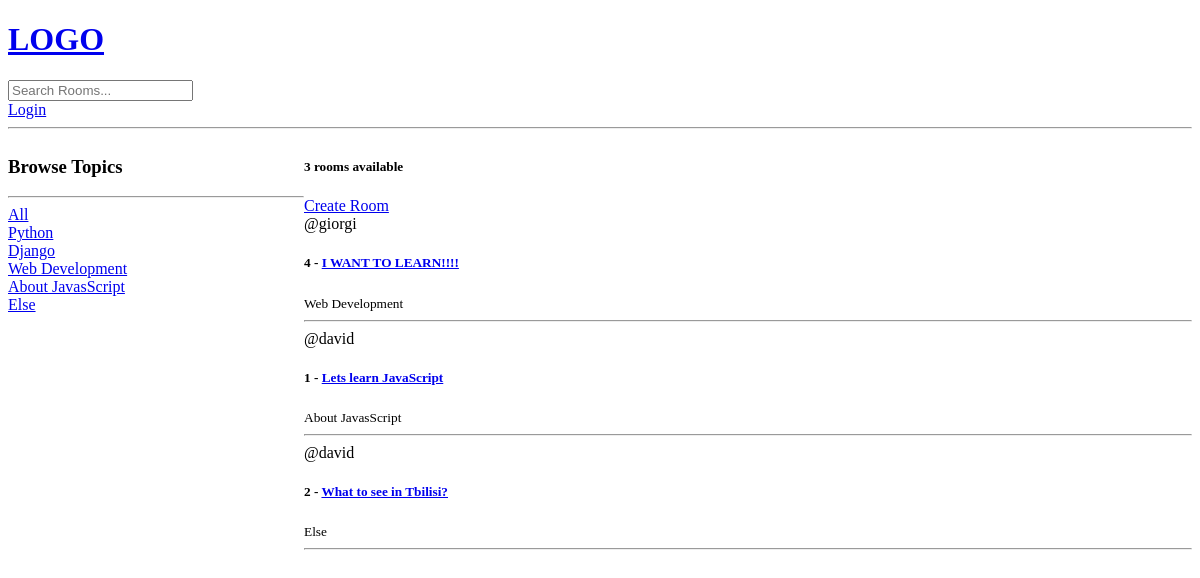
/, run on an earlier commit of the app's database.
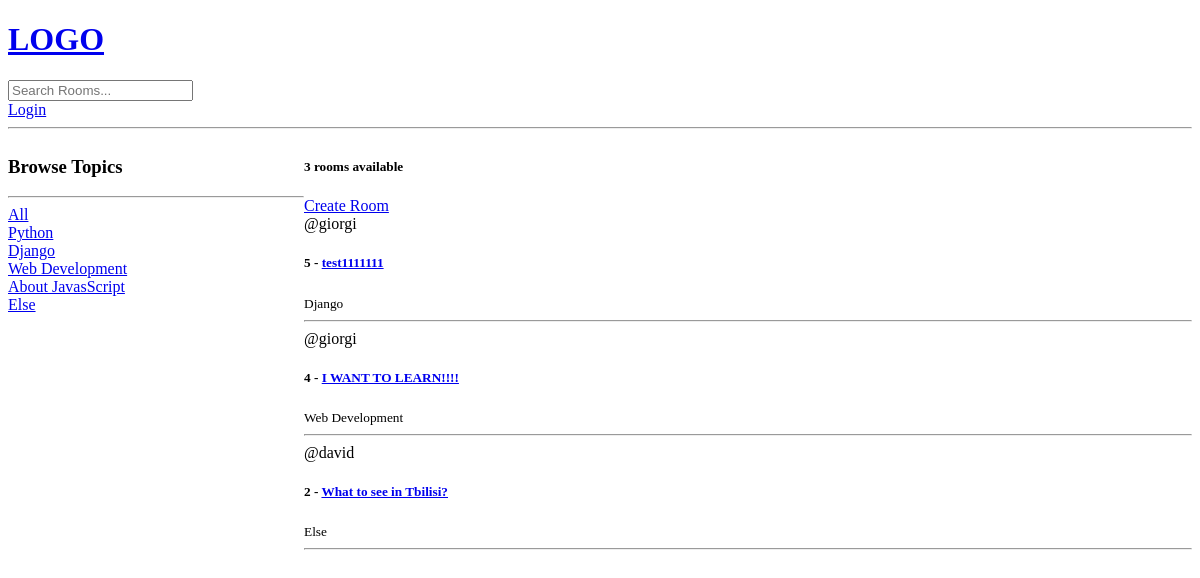
And on a later commit of the database.
### base/models.py (models this page shows, shortened)
class Topic(models.Model):
    name = models.CharField(max_length=200)

class Room(models.Model):
    host = models.ForeignKey(User, on_delete=models.SET_NULL, null=True)
    topic = models.ForeignKey(
        Topic, on_delete=models.SET_NULL, null=True)  # Topic CLASS-ი
    name = models.CharField(max_length=200)
    description = models.TextField(null=True, blank=True)
    updated = models.DateTimeField(auto_now=True)  # ინახავს დროს ყოველ ჯერზე
    created = models.DateTimeField(auto_now_add=True)
    class Meta:
        ordering = ['-updated', '-created'] # - ნიშნავს ascended order, ანუ ახალი პოსტი იქნება ბოლოში, - gareshe descended order

### base/views.py (the view)
# urls.py: path('', views.home, name='home'),
def home(request):
    q = request.GET.get('q') if request.GET.get('q') != None else ''
    rooms = Room.objects.filter(
        Q(topic__name__icontains=q) |
        Q(name__icontains=q) |
        Q(description__icontains=q)
    )  # მოდელი
    topics = Topic.objects.all()
    room_count = rooms.count()
    context = {'rooms': rooms, 'topics': topics, 'room_count': room_count}
    return render(request, 'base/home.html', context)

### base/templates/base/home.html (shortened to what this page needs)
{% extends 'main.html' %}
{% block content %}
<div class="home-container">
    <div>
      <h3>Browse Topics</h3>
      <hr>
      <div>
        <a href="{% url 'home' %}">All</a>
      </div>
      {% for topic in topics %}
          <div>
            <a href="{% url 'home' %}?q={{topic.name}}">{{topic.name}}</a>
          </div>
      {% endfor %}
    </div>
    <div>
      <h5>{{room_count}} rooms available</h5>
      <a href="{% url 'create-room' %}">Create Room</a>
        <div>
          {% for room in rooms %}
          <div>
            <span>@{{room.host.username}}</span>
            <h5>{{ room.id }} - <a href="{% url 'room' room.id %}">{{room.name}}</h5></a>
            <small>{{room.topic.name}}</small>
            <hr>
          </div>
          {% endfor %}
        </div>
    </div>
</div>
{% endblock %}

### templates/main.html (shortened to what this page needs)
<!DOCTYPE html>
<html lang="en">
  <head>
  </head>
  <body>
    {% include 'navbar.html' %}
    {% block content %}{% endblock content %}
  </body>
</html>

### templates/navbar.html
<a href="/">
  <h1>LOGO</h1>
</a>
<form action="{% url 'home' %}" method="GET">
  <input type="text" name="q" placeholder="Search Rooms..." />
</form>
{% if request.user.is_authenticated %}
<p>Hello {{ request.user.username|capfirst }}</p>
<a href="{% url 'logout' %}">Logout</a>
{% else %}
<a href="{% url 'login' %}">Login</a>
{% endif %}
<hr />

### base/templates/base/home.html (style rules this page uses)
.home-container { display: grid; grid-template-columns: 1fr 3fr; }

What changed in the data, as far as the page shows it:
removed Room: host.username "david", id "1", name "Lets learn JavaScript", topic.name "About JavasScript"
added Room: host.username "giorgi", id "5", name "test1111111", topic.name "Django"
